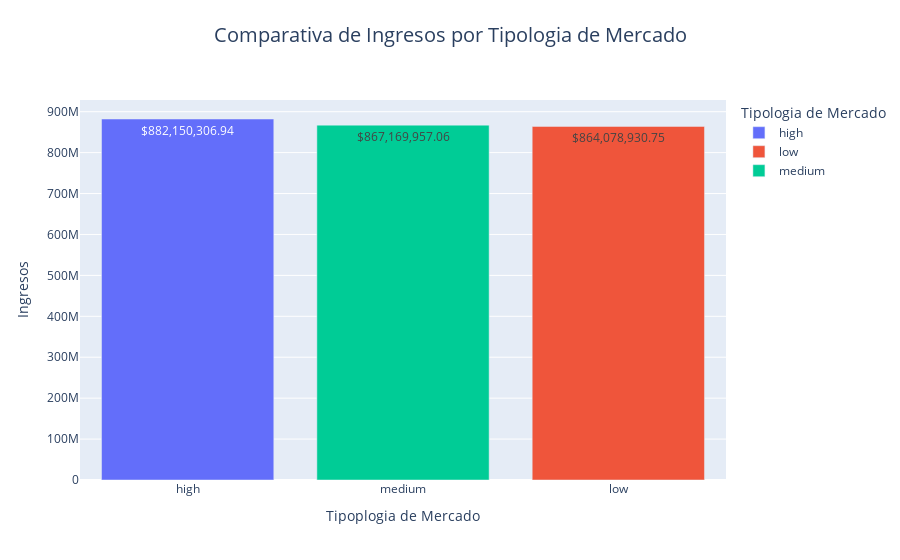

Notebook cell for this chart:
### Code cell
# Agrupar los datos por 'Market_Segment' y sumar 'Revenue'
market_revenue = df2.groupby('Market_Segment')['Revenue'].sum().reset_index()

# Crear el gráfico de barras comparativo
fig = px.bar(
    market_revenue,
    x='Market_Segment',
    y='Revenue',
    title='Comparativa de Ingresos por Tipologia de Mercado',
    labels={
        'Market_Segment': 'Tipologia de Mercado',
        'Revenue': 'Ingresos'
    },
    color='Market_Segment',
    text='Revenue'  # Añade etiquetas con los valores
)

# Mejorar la visualización
fig.update_traces(texttemplate='$%{text:,.2f}', textposition='inside')
fig.update_layout(
    uniformtext_minsize=8,
    uniformtext_mode='hide',
    xaxis_title='Tipoplogia de Mercado',
    yaxis_title='Ingresos',
    title={
        'y':0.95,
        'x':0.5,
        'xanchor': 'center',
        'yanchor': 'top'
    },
    title_font_size=20
)

# Rotar etiquetas del eje X para mejor legibilidad
fig.update_xaxes(tickangle=0, categoryorder='total descending')

# Mostrar el gráfico
fig.show()

### Figure 1 — Plotly figure (JSON) as saved in the notebook; plotly's stock layout.template omitted (floating-point values rounded to 4 significant figures)
{"data": [{"alignmentgroup": "True", "hovertemplate": "Tipologia de Mercado=%{x}<br>Ingresos=%{text}<extra></extra>", "legendgroup": "high", "marker": {"color": "#636efa", "pattern": {"shape": ""}}, "name": "high", "offsetgroup": "high", "orientation": "v", "showlegend": true, "text": [882200000.0], "textposition": "inside", "texttemplate": "$%{text:,.2f}", "type": "bar", "x": ["high"], "xaxis": "x", "y": [882200000.0], "yaxis": "y"}, {"alignmentgroup": "True", "hovertemplate": "Tipologia de Mercado=%{x}<br>Ingresos=%{text}<extra></extra>", "legendgroup": "low", "marker": {"color": "#EF553B", "pattern": {"shape": ""}}, "name": "low", "offsetgroup": "low", "orientation": "v", "showlegend": true, "text": [864100000.0], "textposition": "inside", "texttemplate": "$%{text:,.2f}", "type": "bar", "x": ["low"], "xaxis": "x", "y": [864100000.0], "yaxis": "y"}, {"alignmentgroup": "True", "hovertemplate": "Tipologia de Mercado=%{x}<br>Ingresos=%{text}<extra></extra>", "legendgroup": "medium", "marker": {"color": "#00cc96", "pattern": {"shape": ""}}, "name": "medium", "offsetgroup": "medium", "orientation": "v", "showlegend": true, "text": [867200000.0], "textposition": "inside", "texttemplate": "$%{text:,.2f}", "type": "bar", "x": ["medium"], "xaxis": "x", "y": [867200000.0], "yaxis": "y"}], "layout": {"barmode": "relative", "legend": {"title": {"text": "Tipologia de Mercado"}, "tracegroupgap": 0}, "title": {"font": {"size": 20}, "text": "Comparativa de Ingresos por Tipologia de Mercado", "x": 0.5, "xanchor": "center", "y": 0.95, "yanchor": "top"}, "uniformtext": {"minsize": 8, "mode": "hide"}, "xaxis": {"anchor": "y", "categoryarray": ["high", "low", "medium"], "categoryorder": "total descending", "domain": [0, 1], "tickangle": 0, "title": {"text": "Tipoplogia de Mercado"}}, "yaxis": {"anchor": "x", "domain": [0, 1], "title": {"text": "Ingresos"}}}}
